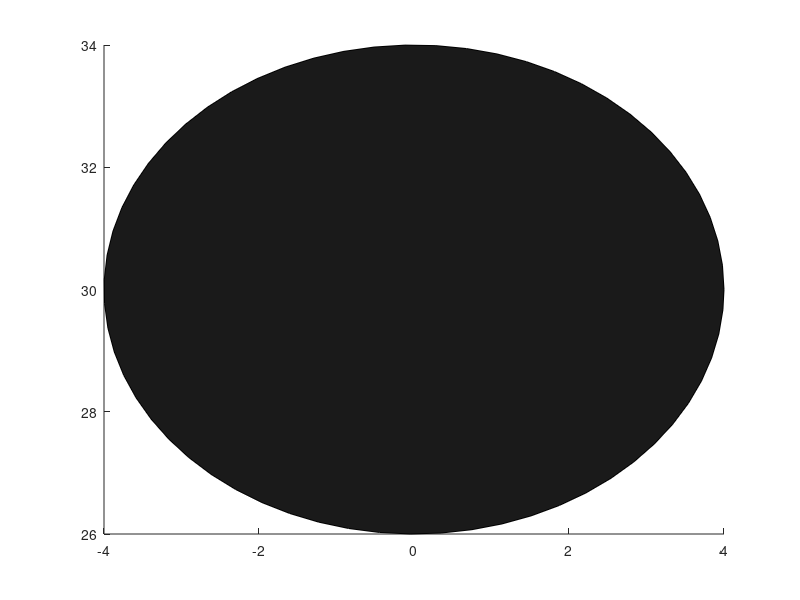

Reproduce this figure in MATLAB. (Note: this script raises an error after producing the figure.)
close;
clear;
clc;
%%%%%%%%%%%%%%%%%%%%%%%%%%%%%%%%%%%%%%%%%%%%%%%%%%%%
% Colors
lightGrey = [0.7,0.7,0.7];
darkGrey = [0.1,0.1,0.1];
brickRed = [0.6,0.25,0.2];

% Ball properties
Ball.pos.x = 0; % Inital position 
Ball.pos.y = 30; % Inital position 
Ball.vel.x = 0; % Inital position 
Ball.vel.y = -4; % Inital position 
Ball.mass = 1; % Weight in kilograms
Ball.radius = 4; % ball radius

% Floor properties
Floor.size.x = 400;
Floor.size.y = 400;
Floor.pos.x = 0;
Floor.pos.y = 0;
Floor.XMin = Floor.pos.x - (Floor.size.x/2);
Floor.XMax = Floor.pos.x + (Floor.size.x/2);
Floor.YMin = Floor.pos.y - (Floor.size.y/2);
Floor.YMax = Floor.pos.y + (Floor.size.y/2);


% Box1 (Brick) properties
Box1.size.x = 20; % Initial position
Box1.size.y = 20; % Initial position
Box1.pos.x = 0; % Initial position
Box1.pos.y = 0; % Initial position
Box1.vel.x = 0; % Initial speed
Box1.vel.y = 0; % Initial speed
Box1.mass = 2; % Weight in Kilograms
Box1.moi = 0; % Moment of inertia
Box1.xMin = Box1.pos.x - (Box1.size.x/2);
Box1.xMax = Box1.pos.x + (Box1.size.x/2);
Box1.yMin = Box1.pos.y - (Box1.size.y/2);
Box1.yMax = Box1.pos.y + (Box1.size.y/2);

% Box2 (Brick) properties
Box2.size.x = 10; % Initial position
Box2.size.y = 10; % Initial position
Box2.pos.x = -60; % Initial position
Box2.pos.y = 0; % Initial position
Box2.vel.x = 0; % Initial speed
Box2.vel.y = 0; % Initial speed
Box2.mass = 1; % Weight in Kilograms
Box2.moi = 0; % Moment of inertia
Box2.xMin = Box2.pos.x - (Box2.size.x/2);
Box2.xMax = Box2.pos.x + (Box2.size.x/2);
Box2.yMin = Box2.pos.y - (Box2.size.y/2);
Box2.yMax = Box2.pos.y + (Box2.size.y/2);
%%%%%%%%%%%%%%%%%%%%%%%%%%%%%%%%%%%%%%%%%%%%%%%%%%%%%

% We want to loop constant updates, we need functions to call
%   - We need to loop for x "seconds"
%     - Will there be a collision?
%       - OPTIONAL Sphere <-> Sphere
%       - Box <-> Box
%       - Sphere <-> Box

%     - What will the resulting vectors become?
%       - Depends on what objects collide

%     - Friction?
%     - Gravitation?
%     - Euler Updates
%       - Update speed
%       - Update angle

%    - End loop
%%%%%%%%%%%%%%%%%%%%%%%%%%%%%%%%%%%%%%%%%%%%%%%%%%%%%

% Ball
a = 0:0.1:2*pi;
Xcircle = cos(a);
Ycircle = sin(a);
ballBody = patch(Ball.pos.x + (Ball.radius*Xcircle), Ball.pos.y + (Ball.radius*Ycircle),darkGrey,'FaceAlpha',1);

% This creates our body patch ("Creates a rigid body")
FloorBody = createBoxPatch(Floor.pos, Floor.size, lightGrey, 0.5);

% CREATE FUNCTION TO DYNAMICALLY CREATE BODIES
box1Body = createBoxPatch(Box1.pos, Box1.size, brickRed, 1);
box2Body = createBoxPatch(Box2.pos, Box2.size, brickRed, 1);


% Init draw space 
axis square equal;
axis([Floor.XMin-1,Floor.XMax+1, Floor.YMin-1, Floor.YMax+1]);
hold on;

% Update loop
for i = 1:300
  % Check if our Ball is colliding with Box1
  % CREATE FUNCTION TO DYNAMICALLY CHECK INTERSECTIONS
  [box1CollisionBool, box1CollisionPosX, box1CollisionPosY] = boxSphereIntersect(Ball.pos, Ball.radius, Box1.pos, Box1.size);
  if box1CollisionBool
    disp('Ball has collided with the box. DO SHIT')
    vBallX = ((Ball.mass - Box1.mass)/(Ball.mass + Box1.mass))*Ball.vel.x + ((2*Box1.mass)/(Ball.mass + Box1.mass))*Box1.vel.x;
    vBallY = ((Ball.mass - Box1.mass)/(Ball.mass + Box1.mass))*Ball.vel.y + ((2*Box1.mass)/(Ball.mass + Box1.mass))*Box1.vel.y;

    Box1.vel.x = ((2*Ball.mass)/(Ball.mass + Box1.mass))*Ball.vel.x + ((Box1.mass - Ball.mass)/(Ball.mass + Box1.mass))*Box1.vel.x;
    Box1.vel.y = ((2*Ball.mass)/(Ball.mass + Box1.mass))*Ball.vel.y + ((Box1.mass - Ball.mass)/(Ball.mass + Box1.mass))*Box1.vel.y;

    Ball.vel.x = vBallX;
    Ball.vel.y = vBallY;
  end

  % CREATE FUNCTION TO DYNAMICALLY CHECK INTERSECTIONS
  [box2CollisionBool, box2CollisionPosX, box2CollisionPosY] = boxSphereIntersect(Ball.pos, Ball.radius, Box2.pos, Box2.size);
  if box2CollisionBool
    disp('Ball has collided with the box. DO SHIT')
    vBallX = ((Ball.mass - Box2.mass)/(Ball.mass + Box2.mass))*Ball.vel.x + ((2*Box2.mass)/(Ball.mass + Box2.mass))*Box2.vel.x;
    vBallY = ((Ball.mass - Box2.mass)/(Ball.mass + Box2.mass))*Ball.vel.y + ((2*Box2.mass)/(Ball.mass + Box2.mass))*Box2.vel.y;

    Box2.vel.x = ((2*Ball.mass)/(Ball.mass + Box2.mass))*Ball.vel.x + ((Box2.mass - Ball.mass)/(Ball.mass + Box2.mass))*Box2.vel.x;
    Box2.vel.y = ((2*Ball.mass)/(Ball.mass + Box2.mass))*Ball.vel.y + ((Box2.mass - Ball.mass)/(Ball.mass + Box2.mass))*Box2.vel.y;

    Ball.vel.x = vBallX;
    Ball.vel.y = vBallY;
  end

  % IMPLEMENT HANDLING OF COLLISIONS AT AN ANGLE
  % IMPLEMENT HANDLING OF COLLISIONS AT AN ANGLE
  % IMPLEMENT HANDLING OF COLLISIONS AT AN ANGLE
  % IMPLEMENT HANDLING OF COLLISIONS AT AN ANGLE

  % Update our objects and make them ready for drawnow.
  % CREATE FUNCTION TO DYNAMICALLY UPDATE GRAPHICS
  set(ballBody,'XData',Ball.pos.x + (Ball.radius*Xcircle), 'YData', Ball.pos.y + (Ball.radius*Ycircle));
  set(box1Body,'XData',[Box1.xMin, Box1.xMax, Box1.xMax, Box1.xMin], 'YData',[Box1.yMin, Box1.yMin, Box1.yMax, Box1.yMax]);
  set(box2Body,'XData',[Box2.xMin, Box2.xMax, Box2.xMax, Box2.xMin], 'YData',[Box2.yMin, Box2.yMin, Box2.yMax, Box2.yMax]);
  drawnow;

  % Handle linear Friction for Ball
  [Ball.vel.x, Ball.vel.y] = handleBallFriction(Ball.vel, Ball.mass);

  % Handle linear friction for Boxes
  % CREATE FUNCTION TO DYNAMICALLY HANDLE FRICTION
  Box1.vel.x = handleBoxFriction(Box1.vel, Box1.mass);
  Box2.vel.x = handleBallFriction(Box2.vel, Box2.mass);

  % Update Vectors for next iteration  using euler for differential eqs.
  % CREATE FUNCTION TO DYNAMICALLY UPDATE POSITION
  Ball.pos.x = Ball.pos.x + Ball.vel.x;
  Ball.pos.y = Ball.pos.y + Ball.vel.y;
  
  Box1.pos.x = Box1.pos.x + Box1.vel.x;
  Box1.pos.y = Box1.pos.y + Box1.vel.y;

  Box2.pos.x = Box2.pos.x + Box2.vel.x;
  Box2.pos.y = Box2.pos.y + Box2.vel.y;

  % CREATE FUNCTION TO DYNAMICALLY UPDATE BOUNDRIES
  Box1.xMin = Box1.pos.x - (Box1.size.x/2);
  Box1.xMax = Box1.pos.x + (Box1.size.x/2);
  Box1.yMin = Box1.pos.y - (Box1.size.y/2);
  Box1.yMax = Box1.pos.y + (Box1.size.y/2);

  Box2.xMin = Box2.pos.x - (Box2.size.x/2);
  Box2.xMax = Box2.pos.x + (Box2.size.x/2);
  Box2.yMin = Box2.pos.y - (Box2.size.y/2);
  Box2.yMax = Box2.pos.y + (Box2.size.y/2);

  F(i) = getframe(gcf);
end

writerObj = VideoWriter('elasticCollision.avi');
writerObj.FrameRate = 60;
writerObj.Quality = 100;
 
open(writerObj);
for i=1:length(F)
  frame = F(i);    
  writeVideo(writerObj, frame);
end

close(writerObj);